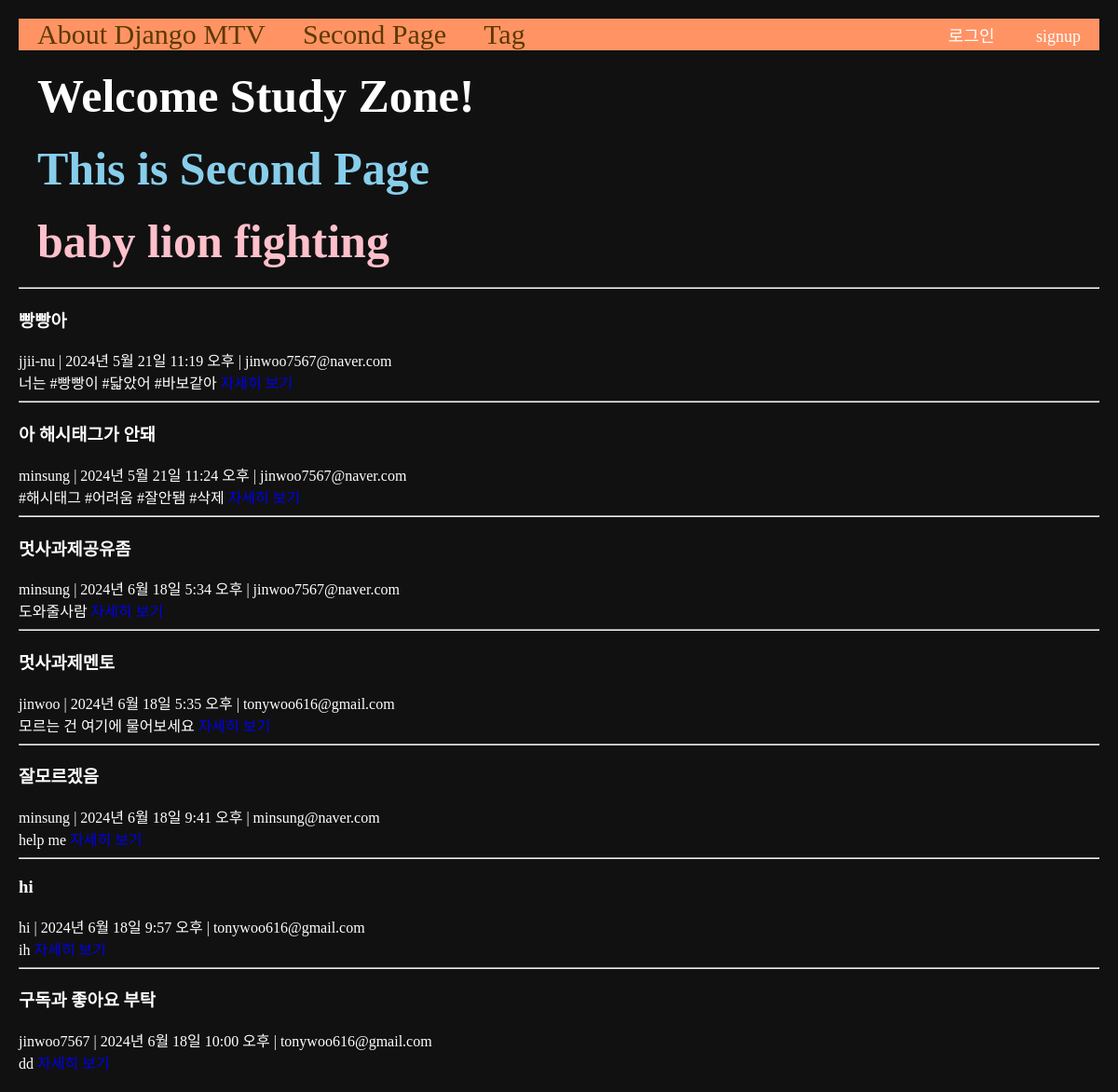
Screenshot of /second with the database file from the repository.
### main/models.py (models this page shows, shortened)
class Post(models.Model):
    title = models.CharField(max_length=50)
    writer = models.ForeignKey(User, null=False, blank=False, on_delete=models.CASCADE)
    email = models.EmailField()
    body = models.TextField()
    pub_date = models.DateTimeField()
    image = models.ImageField(upload_to="post/", blank=True, null=True)
    tags = models.ManyToManyField(Tag, related_name='posts', blank=True)
    like = models.ManyToManyField(User, related_name='likes', blank=True)
    like_count = models.PositiveBigIntegerField(default=0)
    def summary(self):
        return self.body[:20]

### main/views.py (the view)
# urls.py: path('second', secondpage, name="secondpage"),
def secondpage(request):
    posts = Post.objects.all()
    return render(request, 'main/secondpage.html', {'posts': posts})

### main/templates/main/secondpage.html (shortened to what this page needs)
{% extends 'base.html' %}
{% load static %}
{% block content %}
<div>
    <h3 class="contents">Welcome Study Zone!</h3>
    <h1 class="contents">This is Second Page</h1>
    <h2 class="contents">baby lion fighting</h2>
</div>
<div>
    {% for post in posts %}
    <div>
        <hr/>
        <h3>{{post.title}}</h3>
        {{post.writer}} | {{post.pub_date}} | {{post.email}}<br>
        {{post.summary}}
        <a href="{% url 'main:detail' post.id %}">자세히 보기</a>
        <br>
    </div>
    {% endfor %}
</div>
{% endblock %}

### project/static/css/project.css (style rules this page uses)
h1 { color: skyblue; }
h2 { color: pink; }

### project/templates/base.html (style rules this page uses)
a { text-decoration: none; }
.body-container { background-color: #111; color: #fff; margin: 20px; }
.contents { font-size: 50px; margin: 20px; }

### rows the page displays
Post: title "빵빵아", writer "jjii-nu", pub_date "2024년 5월 21일 11:19 오후", email "jinwoo7567@naver.com", summary "너는 #빵빵이 #닯았어 #바보같아"
Post: title "아 해시태그가 안돼", writer "minsung", pub_date "2024년 5월 21일 11:24 오후", email "jinwoo7567@naver.com", summary "#해시태그 #어려움 #잘안됌 #삭제"
Post: title "멋사과제공유좀", writer "minsung", pub_date "2024년 6월 18일 5:34 오후", email "jinwoo7567@naver.com", summary "도와줄사람"
Post: title "멋사과제멘토", writer "jinwoo", pub_date "2024년 6월 18일 5:35 오후", email "tonywoo616@gmail.com", summary "모르는 건 여기에 물어보세요"
Post: title "잘모르겠음", writer "minsung", pub_date "2024년 6월 18일 9:41 오후", email "minsung@naver.com", summary "help me"
Post: title "hi", writer "hi", pub_date "2024년 6월 18일 9:57 오후", email "tonywoo616@gmail.com", summary "ih"
Post: title "구독과 좋아요 부탁", writer "jinwoo7567", pub_date "2024년 6월 18일 10:00 오후", email "tonywoo616@gmail.com", summary "dd"
